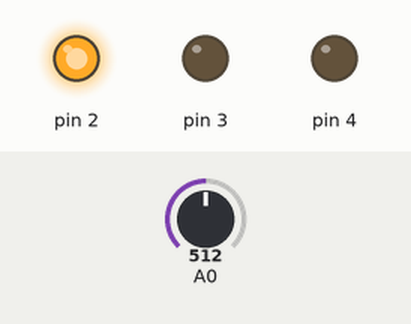
The sketch below on a simulated Arduino Uno, built with avr-gcc and run on an emulated ATmega328P. Parts: output pins drawn as LEDs (lit = HIGH). The test bench sets the inputs (shaded band); at power-on: A0 = 512. What the sketch prints to the serial monitor is not drawn.

Above: at 0.5 s.
At 2.5 s:
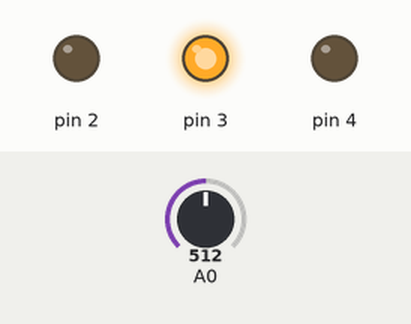
At 4.5 s:
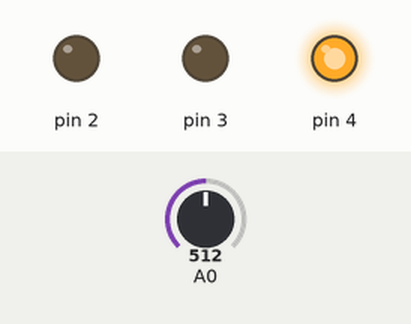
At 5.5 s:
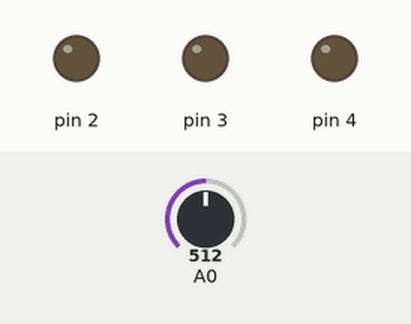
Timing chart, 0 to 7.8 s (numbered marks = the images above):
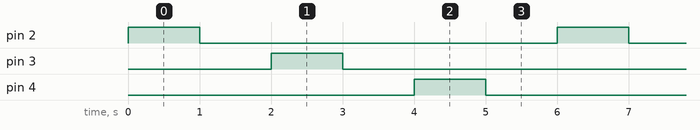

Measured:
- by itself, pin 2–4: alternates HIGH for 1.0 s and LOW for 5.0 s
- by itself, everything shown: repeats every 6.0 s, in 6 steps

The sketch:

led.ino
```cpp
void setup() {
  // agar dapat kiirim file dari laptop ke arduino uno
  Serial.begin(9600);
  // mengatur agar pin 2 dapat mengeluarkan output
  pinMode(2, OUTPUT);
   // mengatur agar pin 3 dapat mengeluarkan output
  pinMode(3, OUTPUT);
   // mengatur agar pin 4 dapat mengeluarkan output
  pinMode(4, OUTPUT);
}


void loop() {
  //inisialiasiasi  variabel untuk potensiometer

  int sensorValue = analogRead(A0);
  //mencetak ke layar hasil potensiometer
  Serial.println(sensorValue);

  // Blink each LED
  //menyalakan pin 2
  digitalWrite(2, HIGH);
  //delay 1 detik
  delay(1000);
  //mematikan pin 2
  digitalWrite(2, LOW);
   delay(1000);
  digitalWrite(3, HIGH);
   delay(1000);
  digitalWrite(3, LOW);
   delay(1000);
  digitalWrite(4, HIGH);
 delay(1000);
  digitalWrite(4, LOW);
  delay(1000);
}
```
